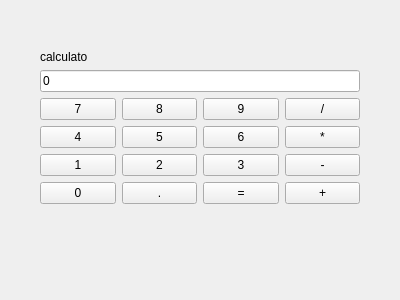
<?xml version="1.0" encoding="UTF-8"?>
<ui version="4.0">
 <class>Form</class>
 <widget class="QWidget" name="Form">
  <property name="geometry">
   <rect>
    <x>0</x>
    <y>0</y>
    <width>400</width>
    <height>300</height>
   </rect>
  </property>
  <property name="windowTitle">
   <string>Form</string>
  </property>
  <widget class="QLabel" name="label">
   <property name="geometry">
    <rect>
     <x>40</x>
     <y>50</y>
     <width>47</width>
     <height>14</height>
    </rect>
   </property>
   <property name="text">
    <string>calculator</string>
   </property>
  </widget>
  <widget class="QWidget" name="">
   <property name="geometry">
    <rect>
     <x>40</x>
     <y>70</y>
     <width>320</width>
     <height>137</height>
    </rect>
   </property>
   <layout class="QGridLayout" name="gridLayout">
    <item row="0" column="0" colspan="4">
     <widget class="QLineEdit" name="lineEdit">
      <property name="text">
       <string>0</string>
      </property>
     </widget>
    </item>
    <item row="1" column="0">
     <widget class="QPushButton" name="pushButton">
      <property name="text">
       <string>7</string>
      </property>
     </widget>
    </item>
    <item row="1" column="1">
     <widget class="QPushButton" name="pushButton_2">
      <property name="text">
       <string>8</string>
      </property>
     </widget>
    </item>
    <item row="1" column="2">
     <widget class="QPushButton" name="pushButton_3">
      <property name="text">
       <string>9</string>
      </property>
     </widget>
    </item>
    <item row="1" column="3">
     <widget class="QPushButton" name="pushButton_4">
      <property name="text">
       <string>/</string>
      </property>
     </widget>
    </item>
    <item row="2" column="0">
     <widget class="QPushButton" name="pushButton_5">
      <property name="text">
       <string>4</string>
      </property>
     </widget>
    </item>
    <item row="2" column="1">
     <widget class="QPushButton" name="pushButton_6">
      <property name="text">
       <string>5</string>
      </property>
     </widget>
    </item>
    <item row="2" column="2">
     <widget class="QPushButton" name="pushButton_7">
      <property name="text">
       <string>6</string>
      </property>
     </widget>
    </item>
    <item row="2" column="3">
     <widget class="QPushButton" name="pushButton_8">
      <property name="text">
       <string>*</string>
      </property>
     </widget>
    </item>
    <item row="3" column="0">
     <widget class="QPushButton" name="pushButton_9">
      <property name="text">
       <string>1</string>
      </property>
     </widget>
    </item>
    <item row="3" column="1">
     <widget class="QPushButton" name="pushButton_10">
      <property name="text">
       <string>2</string>
      </property>
     </widget>
    </item>
    <item row="3" column="2">
     <widget class="QPushButton" name="pushButton_11">
      <property name="text">
       <string>3</string>
      </property>
     </widget>
    </item>
    <item row="3" column="3">
     <widget class="QPushButton" name="pushButton_12">
      <property name="text">
       <string>-</string>
      </property>
     </widget>
    </item>
    <item row="4" column="0">
     <widget class="QPushButton" name="pushButton_13">
      <property name="text">
       <string>0</string>
      </property>
     </widget>
    </item>
    <item row="4" column="1">
     <widget class="QPushButton" name="pushButton_14">
      <property name="text">
       <string>.</string>
      </property>
     </widget>
    </item>
    <item row="4" column="2">
     <widget class="QPushButton" name="pushButton_15">
      <property name="text">
       <string>=</string>
      </property>
     </widget>
    </item>
    <item row="4" column="3">
     <widget class="QPushButton" name="pushButton_16">
      <property name="text">
       <string>+</string>
      </property>
     </widget>
    </item>
   </layout>
  </widget>
 </widget>
 <resources/>
 <connections/>
</ui>
